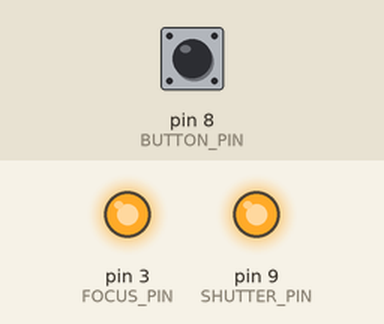
Bench run of a sketch on a simulated Arduino Uno, built with avr-gcc and run on an emulated ATmega328P. Parts: output pins drawn as LEDs (lit = HIGH). Dashed ring = blinking. The test bench sets the inputs (shaded band); at power-on: pin 8 (BUTTON_PIN) HIGH.

Above: at 0.8 s.
0.9 s: pin 8 (BUTTON_PIN) pulsed LOW 5 times (0.12 s each, 0.3 s apart)
At 1.68 s:
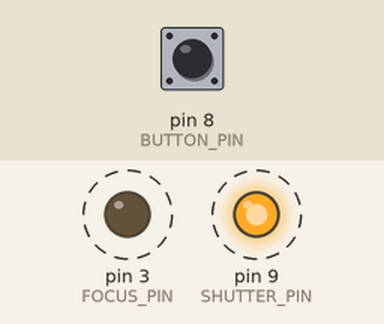
Timing chart, 0 to 9.9 s (numbered marks = the images above; inputs shaded):
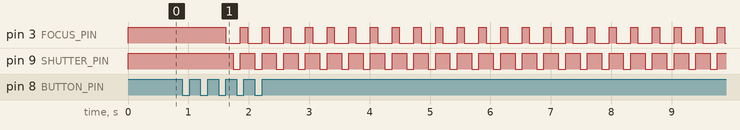

The sketch:

Intervalometer.ino
```cpp
#define BUTTON_PIN 8
#define FOCUS_PIN 3
#define SHUTTER_PIN 9

long focusMillis;
long shutterMillis;
long pauseMillis;

void setup() {
  pinMode(BUTTON_PIN, INPUT);
  digitalWrite(BUTTON_PIN, HIGH);

  pinMode(FOCUS_PIN, OUTPUT);
  pinMode(SHUTTER_PIN, OUTPUT);
  digitalWrite(FOCUS_PIN, HIGH);
  digitalWrite(SHUTTER_PIN, HIGH);

  while(digitalRead(BUTTON_PIN)) {
    // do nothing
  }

  focusMillis = millis();

  while(!digitalRead(BUTTON_PIN)) {
    // do nothing
  }

  focusMillis = millis() - focusMillis;

  delay(100);

  while(digitalRead(BUTTON_PIN)) {
    // do nothing
  }

  shutterMillis = millis();

  while(!digitalRead(BUTTON_PIN)) {
    // do nothing
  }

  shutterMillis = millis() - shutterMillis;

  delay(100);

  while(digitalRead(BUTTON_PIN)) {
    // do nothing
  }

  pauseMillis = millis();

  while(!digitalRead(BUTTON_PIN)) {
    // do nothing
  }

  pauseMillis = millis() - pauseMillis;
}

void loop() {
  digitalWrite(FOCUS_PIN, LOW);
  delay(focusMillis);
  digitalWrite(SHUTTER_PIN, LOW);
  delay(shutterMillis);
  digitalWrite(FOCUS_PIN, HIGH);
  digitalWrite(SHUTTER_PIN, HIGH);
  delay(pauseMillis);
}
```

Measured:
- after the input at 0.9 s, pin 3 (FOCUS_PIN): alternates HIGH for 0.12 s and LOW for 0.24 s, starting after 0.72 s; pin 9 (SHUTTER_PIN): alternates HIGH for 0.24 s and LOW for 0.12 s, starting after 0.84 s
